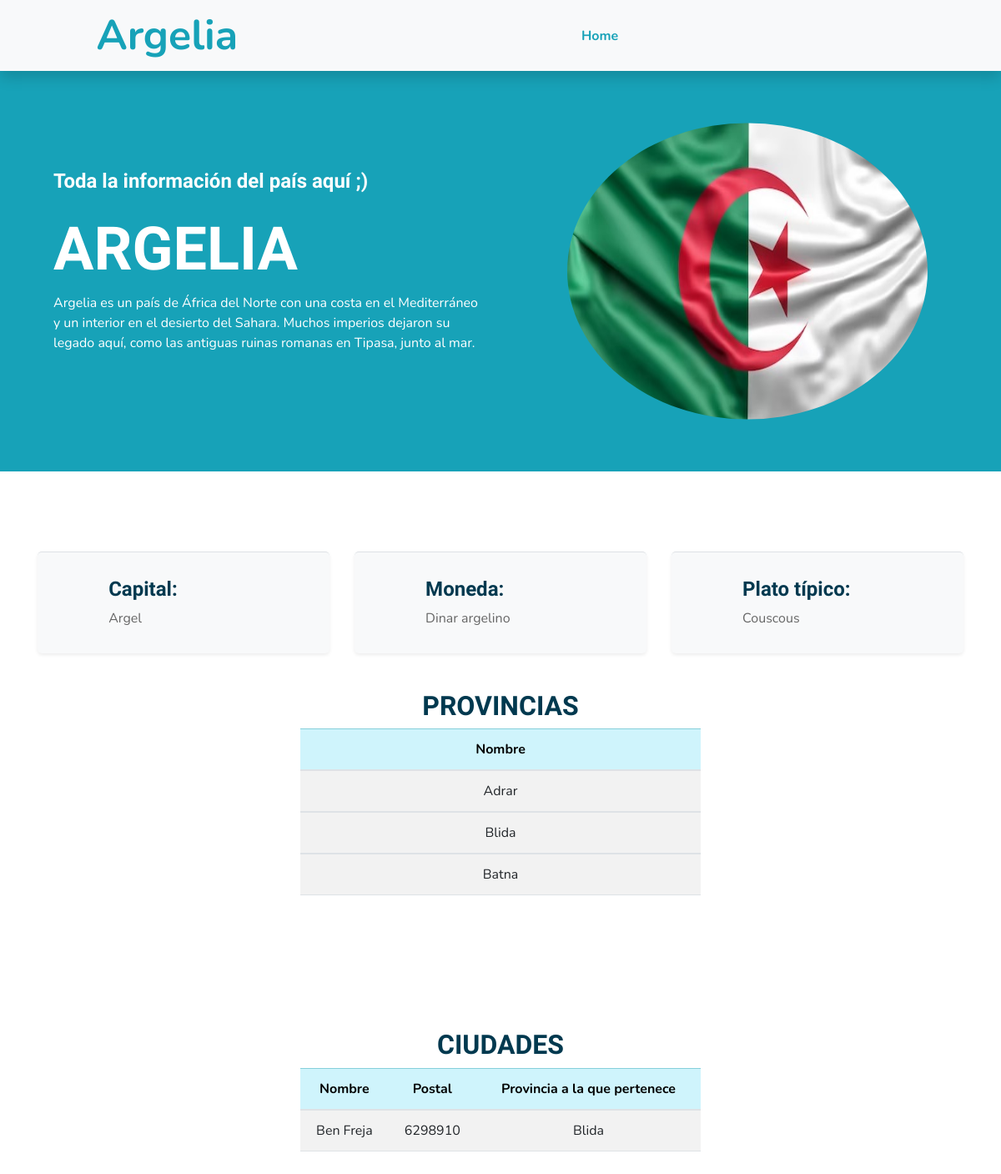
Page /CAF/plantilla/argelia.php on the committed database.
### tables this page shows
CREATE TABLE `pais` (
  `idpais` bigint(11) NOT NULL,
  `nombrepais` varchar(20) NOT NULL,
  `capital` varchar(20) NOT NULL,
  `moneda` varchar(20) NOT NULL,
  `plato` varchar(20) NOT NULL,
  `date_add` datetime NOT NULL DEFAULT CURRENT_TIMESTAMP,
  `foto` text NOT NULL,
  `usuario_id` bigint(11) NOT NULL,
  `estatus` bigint(11) NOT NULL DEFAULT '1'
);

CREATE TABLE `provincia` (
  `idprovincia` bigint(11) NOT NULL,
  `nombre_provincia` varchar(20) NOT NULL,
  `usuario_id` bigint(11) NOT NULL,
  `pais_id` bigint(11) NOT NULL,
  `estatus` bigint(11) NOT NULL DEFAULT '1'
);

CREATE TABLE `ciudad` (
  `idciudad` bigint(11) NOT NULL,
  `nombre_ciudad` varchar(20) NOT NULL,
  `postal` varchar(10) NOT NULL,
  `provincia_id` bigint(11) NOT NULL,
  `estatus` bigint(11) NOT NULL DEFAULT '1',
  `usuario_id` bigint(11) NOT NULL
);

### CAF/plantilla/argelia.php (the view, shortened to what this page needs)
<?php
    include "../conexion.php";
?>
<!DOCTYPE html>
<html lang="en">
<head>
    <link rel="stylesheet" type="text/css" href="css/bootstrap.min.css">
    <link href="https://cdnjs.cloudflare.com/ajax/libs/font-awesome/5.10.0/css/all.min.css" rel="stylesheet">
    <link href="lib/flaticon/font/flaticon.css" rel="stylesheet">
    <link href="lib/owlcarousel/assets/owl.carousel.min.css" rel="stylesheet">
    <link href="lib/lightbox/css/lightbox.min.css" rel="stylesheet">
    <link href="css/style.css" rel="stylesheet">
</head>
<body>
    <div class="container-fluid bg-light position-relative shadow">
        <nav class="navbar navbar-expand-lg bg-light navbar-light py-3 py-lg-0 px-0 px-lg-5">
            <a href="" class="navbar-brand font-weight-bold text-secondary" style="font-size: 50px;">
                <i class="fa-solid fa-earth-africa"></i>
        <?php
            $query_name = mysqli_query($conection, "SELECT nombrepais, capital, moneda, plato, foto FROM pais WHERE idpais=3");
            $result = mysqli_num_rows($query_name);
            if($result>0){
                while ($data = mysqli_fetch_array($query_name)){
                    if($data['foto'] != "img_producto.png"){
                        $foto = '../sistema/img/uploads/'.$data['foto'];
                    }else{
                        $foto = 'img/'.$data['foto'];
                    }
        ?>
                <span class="text-primary"><td><?php echo $data['nombrepais']; ?></span>
            </a>
            <div class="collapse navbar-collapse justify-content-between" id="navbarCollapse">
                <div class="navbar-nav font-weight-bold mx-auto py-0">
                    <a href="index.html" class="nav-item nav-link active">Home</a>
                </div>
            </div>
        </nav>
    </div>
    <div class="container-fluid bg-primary px-0 px-md-5 mb-5">
        <div class="row align-items-center px-3">
            <div class="col-lg-6 text-center text-lg-left">
                <h4 class="text-white mb-4 mt-5 mt-lg-0">Toda la información del país aquí ;)</h4>
                <h1 class="display-3 font-weight-bold text-white" style="text-transform: uppercase;"><?php echo $data['nombrepais']; ?></h1>
                <p class="text-white mb-4">Argelia es un país de África del Norte con una costa en el Mediterráneo y un interior en el desierto del Sahara. Muchos imperios dejaron su legado aquí, como las antiguas ruinas romanas en Tipasa, junto al mar.</p>
            </div>
            <div class="col-lg-6 text-center text-lg-right">
                <img src="<?php echo $foto; ?>" alt="<?php echo $data['nombrepais']; ?>" style="clip-path: ellipse(45% 37% at 50% 50%); width: 30rem; height: 30rem;">
            </div>
        </div>
    </div>
    <div class="container-fluid pt-5">
        <div class="container pb-3">
            <div class="row">
                <div class="col-lg-4 col-md-6 pb-1">
                    <div class="d-flex bg-light shadow-sm border-top rounded mb-4" style="padding: 30px;">
                        <i class="fa-solid fa-location-dot h1 text-primary mb-3"></i>
                        <div class="pl-4">
                            <h4>Capital:</h4>
                            <p class="m-0"><?php echo $data['capital']; ?></p>
                        </div>
                    </div>
                </div>
                <div class="col-lg-4 col-md-6 pb-1">
                    <div class="d-flex bg-light shadow-sm border-top rounded mb-4" style="padding: 30px;">
                        <i class="fa-solid fa-coins h1 text-primary mb-3"></i>
                        <div class="pl-4">
                            <h4>Moneda:</h4>
                            <p class="m-0"><?php echo $data['moneda']; ?></p>
                        </div>
                    </div>
                </div>
                <div class="col-lg-4 col-md-6 pb-1">
                    <div class="d-flex bg-light shadow-sm border-top rounded mb-4" style="padding: 30px;">
                        <i class="fa-solid fa-utensils h1 text-primary mb-3"></i>
                        <div class="pl-4">
                            <h4>Plato típico:</h4>
                            <p class="m-0"><?php echo $data['plato']; ?></p>
                        </div>
                    </div>
                </div>
            </div>
        </div>
    </div>
    <?php
        }
    }
    ?>
    <h2 style="text-align: center;">PROVINCIAS</h2>
    <table class="table table-striped table-hover" style="width: 30rem; margin: 0 auto; text-align: center; margin-bottom: 10rem;">
        <thead class="table-info">
            <tr>
                <th scope="col">Nombre</th>
            </tr>
        </thead>
        <tbody>
            <?php
            $por_pagina = 4;
            if(empty($_GET['pagina'])){
                $pagina = 1;
            }else{
                $pagina = $_GET['pagina'];
            }
            $desde= ($pagina-1) * $por_pagina;
            $query_provincias = mysqli_query($conection, "SELECT idprovincia, nombre_provincia FROM provincia WHERE pais_id=3 AND estatus = 1 ORDER BY idprovincia ASC LIMIT $desde,$por_pagina");
            $result_provincias = mysqli_num_rows($query_provincias);
            if($result_provincias>0){
                while ($data_provincias = mysqli_fetch_array($query_provincias)){
            ?>
        <tr>
            <td><?php echo $data_provincias['nombre_provincia']; ?></td>
        </tr>
      </tbody>
          <?php
        }
    }
    ?>
    </table>
    <h2 style="text-align: center;">CIUDADES</h2>
    <table class="table table-striped table-hover" style="width: 30rem; margin: 0 auto; text-align: center; margin-bottom: 5rem;">
        <thead class="table-info">
            <tr>
                <th scope="col">Nombre</th>
                <th scope="col">Postal</th>
                <th scope="col">Provincia a la que pertenece</th>
            </tr>
        </thead>
        <tbody>
            <?php
            $por_pagina = 4;
            if(empty($_GET['pagina'])){
                $pagina = 1;
            }else{
                $pagina = $_GET['pagina'];
            }
            $desde= ($pagina-1) * $por_pagina;
            $query_ciudades = mysqli_query($conection, "SELECT u.idciudad, u.nombre_ciudad, u.postal, r.nombre_provincia, r.pais_id FROM ciudad u INNER JOIN provincia r ON u.provincia_id = r.idprovincia AND r.pais_id=3 WHERE u.estatus = 1 ORDER BY idciudad ASC LIMIT $desde,$por_pagina");;
            $result_ciudades = mysqli_num_rows($query_ciudades);
            if($result_ciudades>0){
                while ($data_ciudades = mysqli_fetch_array($query_ciudades)){
            ?>
        <tr>
            <td><?php echo $data_ciudades['nombre_ciudad']; ?></td>
            <td><?php echo $data_ciudades['postal']; ?></td>
            <td><?php echo $data_ciudades['nombre_provincia']; ?></td>
        </tr>
      </tbody>
          <?php
        }
    }
    ?>
    </table>
</body>
</html>

### rows in the picture
pais: nombrepais "Argelia", nombrepais "ARGELIA", foto (picture), capital "Argel", moneda "Dinar argelino", plato "Couscous"
provincia: nombre_provincia "Adrar"
provincia: nombre_provincia "Blida"
provincia: nombre_provincia "Batna"
ciudad: nombre_ciudad "Ben Freja", postal "6298910", provincia.nombre_provincia "Blida"
